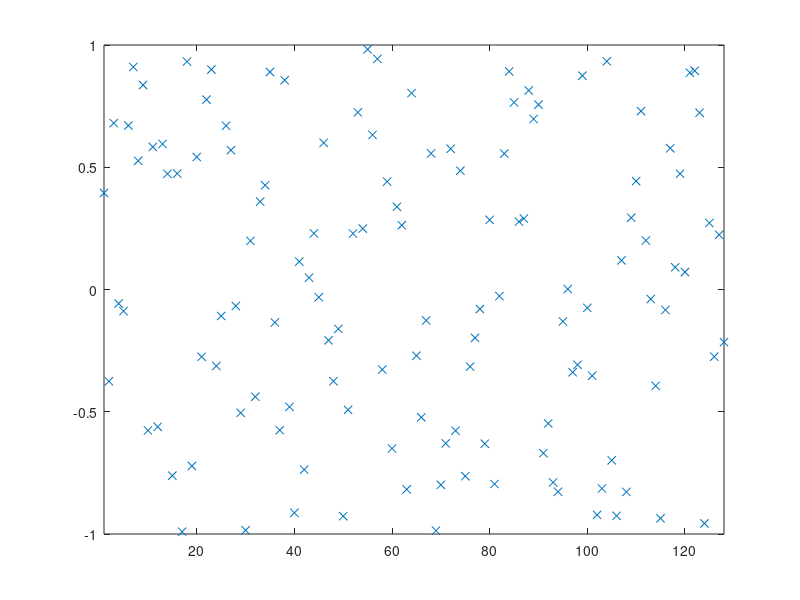

Recreate this plot in MATLAB. (Note: this script raises an error after producing the figure.)
% script <a href="matlab:NR_BitonicSortTest">NR_BitonicSortTest</a>
% Test <a href="matlab:help NR_BitonicSort">NR_BitonicSort</a> on a random set of data.
% See <a href="matlab:NRweb">Numerical Renaissance: simulation, optimization, & control</a>, Section 7.2.1.
% Part of <a href="matlab:help NRC">Numerical Renaissance Codebase 1.0</a>, <a href="matlab:help NRchap07">Chapter 7</a>; please read the <a href="matlab:help NRcopyleft">copyleft</a>.

n=2^7; D=2*rand(n,1)-1; close all, plot(D(:,1),'x'), axis([1 n -1 1]), pause(0.5)
[D,index]=NR_BitonicSort(D,1,n);      plot(D(:,1),'x'), axis([1 n -1 1])

% end script NR_BitonicSortTest
